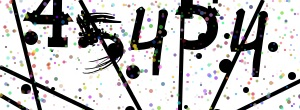
#> input picture second_bot/captcha (1).webp, 300 x 110 px; its folder holds only this picture in this run
$ python -i features_type1.py   (imports and definitions only)
#> lines starting #> are read from the running program, lines starting #| are printed output that depends on the picture; after the words box and inside, x2 and y2 are one past the last pixel; in counts of white or black regions, pixels touching at a corner belong together
"""Type1 OCR segmentation and compact shift-tolerant feature extraction."""
from __future__ import annotations

import csv
from pathlib import Path
from typing import Any

import numpy as np
from PIL import Image, ImageFilter, ImageOps

IMAGE_SIZE = (300, 110)
CANVAS_SIZE = (28, 28)
CONTENT_SIZE = (24, 24)  # two-pixel margin
BASE_FEATURE_LENGTH = 14 * 14 + 20 + 20 + 16 + 3
GRADIENT_FEATURE_LENGTH = 4 * 6 * 6
TOPOLOGICAL_FEATURE_LENGTH = 16
FEATURE_LENGTH = BASE_FEATURE_LENGTH + GRADIENT_FEATURE_LENGTH + TOPOLOGICAL_FEATURE_LENGTH


def box_sum_7x7(mask: np.ndarray) -> np.ndarray:
    padded = np.pad(mask.astype(np.uint8), ((3, 3), (3, 3)), constant_values=0)
    integral = np.pad(padded, ((1, 0), (1, 0)), constant_values=0).cumsum(0).cumsum(1)
    return integral[7:, 7:] - integral[:-7, 7:] - integral[7:, :-7] + integral[:-7, :-7]


def _line_candidates_half(mask: np.ndarray) -> np.ndarray:
    """Find long line pixels on a 150x55 mask using the fixed 18-angle sweep."""
    ys, xs = np.nonzero(mask)
    if len(xs) < 8:
        return np.zeros_like(mask, dtype=bool)
    xf, yf = xs.astype(np.float32), ys.astype(np.float32)
    candidates = np.zeros(len(xs), dtype=bool)
    for angle in range(0, 180, 10):
        theta = np.deg2rad(angle); ct, st = float(np.cos(theta)), float(np.sin(theta))
        rho = xf * ct + yf * st; bins = np.rint(rho).astype(np.int32)
        b = bins - int(bins.min()); counts = np.bincount(b); active = np.flatnonzero(counts >= 8)
        if not len(active): continue
        if len(active) > 2: active = active[np.argsort(counts[active])[-2:]]
        t = -xf * st + yf * ct
        for bin_index in active:
            selected = b == bin_index; values = t[selected]
            if float(values.max() - values.min()) < 40.0: continue
            center = float(np.median(rho[selected])); t0, t1 = float(values.min()) - 1.0, float(values.max()) + 1.0
            offsets = np.linspace(-1.0, 1.0, 9, dtype=np.float32)[:, None]
            near = ((np.abs(rho[None, :] - center - offsets) <= 0.75) & (t[None, :] >= t0) & (t[None, :] <= t1))
            candidates |= near.any(axis=0)
    result = np.zeros_like(mask, dtype=bool); result[ys[candidates], xs[candidates]] = True
    return result


def remove_long_straight_lines(mask: np.ndarray) -> np.ndarray:
    """Detect lines at half resolution, then apply the full-resolution density guard."""
    mask = np.asarray(mask, dtype=bool)
    small_image = Image.fromarray((mask.astype(np.uint8) * 255), mode="L").resize((150, 55), Image.Resampling.NEAREST)
    small_candidates = _line_candidates_half(np.asarray(small_image, dtype=np.uint8) > 0)
    full_candidates = np.asarray(Image.fromarray((small_candidates.astype(np.uint8) * 255), mode="L").resize(mask.shape[::-1], Image.Resampling.BILINEAR), dtype=np.uint8) >= 127
    ys, xs = np.nonzero(mask)
    if not len(xs): return mask.copy()
    density = box_sum_7x7(mask) / 49.0
    result = mask.copy(); remove = full_candidates[ys, xs] & (density[ys, xs] < 0.72)
    result[ys[remove], xs[remove]] = False
    return result


remove_long_lines = remove_long_straight_lines


def _column_projection(mask: np.ndarray) -> np.ndarray:
    h = mask.shape[0]
    y0, y1 = int(round(0.22 * h)), int(round(0.78 * h))
    return mask[y0:y1].sum(axis=0).astype(np.float32)


def find_dividers(mask: np.ndarray) -> list[int]:
    """Globally optimize four cuts for five 24..68px slots by vectorized DP."""
    h, w = mask.shape
    projection = _column_projection(mask)
    lower, upper = int(np.ceil(0.04 * w)), int(np.floor(0.96 * w))
    cut_cost = np.zeros(w + 1, dtype=np.float32)
    cut_cost[1:w] = (projection[:-1] + projection[1:]) / max(1.0, 2.0 * h)
    dp = np.full((5, w + 1), np.inf, dtype=np.float64)
    previous = np.full((5, w + 1), -1, dtype=np.int16)
    dp[1, 24:min(68, upper) + 1] = cut_cost[24:min(68, upper) + 1]
    starts = np.arange(w + 1)[:, None]
    ends = np.arange(w + 1)[None, :]
    slot_valid = (ends - starts >= 24) & (ends - starts <= 68)
    for completed in range(2, 5):
        valid = slot_valid.copy()
        if completed == 2:
            valid &= starts >= lower
        valid &= (ends >= lower) & (ends <= upper)
        values = dp[completed - 1, :, None] + cut_cost[None, :]
        values = np.where(valid, values, np.inf)
        previous[completed] = np.argmin(values, axis=0).astype(np.int16)
        dp[completed] = values.min(axis=0)
    choices = [(dp[4, c], c) for c in range(lower, upper + 1)
               if 24 <= w - c <= 68 and np.isfinite(dp[4, c])]
    if not choices:
        return [round(w * i / 5) for i in range(1, 5)]
    _, last = min(choices, key=lambda item: (item[0], abs(item[1] - 0.8 * w)))
    cuts = [last]
    for completed in range(4, 1, -1):
        cuts.append(int(previous[completed, cuts[-1]]))
    return sorted(cuts)


def tight_digit_crop(mask: np.ndarray, x0: int, x1: int) -> np.ndarray:
    """Tight crop using row-span continuity; never hard-clips tall glyphs."""
    h, _ = mask.shape; slot = np.asarray(mask[:, x0:x1], dtype=bool)
    if not slot.any(): return np.full((1, 1), 255, dtype=np.uint8)
    row_active = slot.any(axis=1); active_rows = np.flatnonzero(row_active)
    if not len(active_rows): return np.full((1, 1), 255, dtype=np.uint8)
    # Merge row runs separated by at most two empty rows, then select the run
    # intersecting the central anchor band. Detached circles separated by >=3
    # empty rows therefore disappear without removing tall digit strokes.
    gaps = np.flatnonzero(np.diff(active_rows) >= 4) + 1
    runs = np.split(active_rows, gaps)
    anchor_top, anchor_bottom = int(round(0.25 * h)), int(round(0.75 * h))
    overlapping = [run for run in runs if run[0] < anchor_bottom and run[-1] + 1 > anchor_top]
    chosen = max(overlapping or runs, key=len)
    top, bottom = int(chosen[0]), int(chosen[-1]) + 1
    kept = slot[top:bottom]
    ys, xs = np.nonzero(kept)
    if not len(xs): return np.full((1, 1), 255, dtype=np.uint8)
    left, right = max(0, int(xs.min()) - 2), min(slot.shape[1], int(xs.max()) + 3)
    top_pad, bottom_pad = max(0, top - 2), min(h, bottom + 2)
    return np.where(slot[top_pad:bottom_pad, left:right], 0, 255).astype(np.uint8)


def segment_type1_image(image: Image.Image) -> list[Image.Image]:
    image = ImageOps.exif_transpose(image).convert("RGB")
    if image.size != IMAGE_SIZE:
        raise ValueError(f"Type1 segmentation requires {IMAGE_SIZE[0]}x{IMAGE_SIZE[1]}, got {image.size}")
    cleaned = remove_long_straight_lines(np.mean(np.asarray(image, dtype=np.uint8), axis=2) < 115)
    cuts = [0, *find_dividers(cleaned), cleaned.shape[1]]
    return [Image.fromarray(tight_digit_crop(cleaned, cuts[i], cuts[i + 1]), mode="L") for i in range(5)]


# [66 lines left out: functions _line_features, prepare_crop, _directional_gradients, features_from_canvas, not called in this run]


def extract_features(crop: Image.Image) -> np.ndarray:
    return features_from_canvas(*prepare_crop(crop))


# [41 lines left out: functions augment_canvas_features, load_labeled_crops, not called in this run]

>>> from PIL import Image
>>> picture = Image.open('../captcha (1).webp')
#> picture is the input picture: PIL image 300x110 RGB; mean R, G, B 186.9, 186.3, 185.8
>>> result = segment_type1_image(picture)
#> in remove_long_straight_lines, `mask = np.asarray(mask, dtype=bool)`:
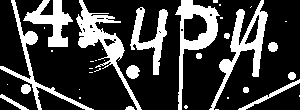
#> mask: shape (110, 300) bool; 24.8% white; 37 white regions (21 under 20 px), largest, box (x1, y1, x2, y2) and area: (76, 0, 142, 110) 1506, (209, 0, 268, 110) 1481, (175, 0, 220, 110) 1387
#> in _line_candidates_half, `ys, xs = np.nonzero(mask)`: ys = 2052 values from 0 to 54; xs = 2052 values, max 149 at index 1723, min 0 at index 1542, mean 70.9
#> in _line_candidates_half, `xf, yf = xs.astype(np.float32), ys.astype(np.float32)`: xf has the same summary as xs; yf = 2052 values from 0 to 54
#> the loop in _line_candidates_half, `for angle in range(0, 180, 10):` made 18 passes
#> active on passes 1 to 8: [129, 90], [125, 126], [112, 113], [113, 110], [69, 68], [39, 37], [51, 64], [52, 53]
#> in remove_long_straight_lines, `ys, xs = np.nonzero(mask)`: ys = 8170 values from 0 to 109; xs = 8170 values, max 299 at index 6875, min 0 at index 6122, mean 143.4
#> in remove_long_straight_lines, `result[ys[remove], xs[remove]] = False`:
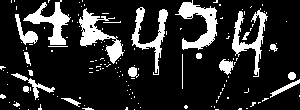
#> result: shape (110, 300) bool; 16.7% white; 146 white regions (124 under 20 px), largest, box (x1, y1, x2, y2) and area: (175, 0, 218, 50) 878, (79, 8, 124, 64) 865, (23, 0, 71, 45) 729
#> in find_dividers, `projection = _column_projection(mask)`: projection = 300 values, max 42 at index 182, min 0 at index 6, mean 10.98
#> after the loop in find_dividers, `for completed in range(2, 5):`:
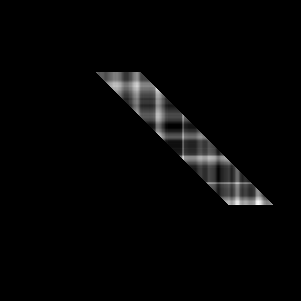
#> values: shape (301, 301) float64; 93.39% of the values are NaN or infinite; the others: min 0.00455, max 0.727, mean 0.253; drawn with min black, max white, NaN and infinite black
#> in segment_type1_image, `cuts = [0, *find_dividers(cleaned), cleaned.shape[1]]`: cuts = [0, 68, 125, 181, 249, 300]
#> in tight_digit_crop, `active_rows = np.flatnonzero(row_active)`: active_rows = 109 values from 0 to 109
#> in tight_digit_crop, `gaps = np.flatnonzero(np.diff(active_rows) >= 4) + 1`: gaps = empty array
#> in tight_digit_crop, `runs = np.split(active_rows, gaps)`: runs = 1 item
#> in tight_digit_crop, `chosen = max(overlapping or runs, key=len)`: chosen = 109 values from 0 to 109
#> in tight_digit_crop, `top, bottom = int(chosen[0]), int(chosen[-1]) + 1`: top = 0; bottom = 110
#> in tight_digit_crop, `ys, xs = np.nonzero(kept)`: ys = 1437 values from 0 to 109; xs = 1437 values, max 67 at index 244, min 0 at index 1069, mean 40
#> in tight_digit_crop, `left, right = max(0, int(xs.min()) - 2), min(slot.shape[1], int(xs.max..`: left = 0; right = 68
#> in tight_digit_crop, `top_pad, bottom_pad = max(0, top - 2), min(h, bottom + 2)`: top_pad = 0; bottom_pad = 110
#> call 4 of tight_digit_crop, with x0 = 181, x1 = 249
#> in tight_digit_crop (call 4), `slot = np.asarray(mask[:, x0:x1], dtype=bool)`:
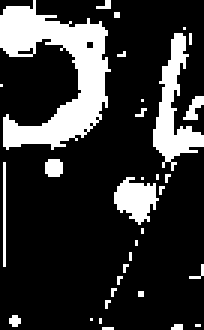
#> slot: shape (110, 68) bool (shown 3 times larger); 20.2% white; 33 white regions (27 under 20 px), largest, box (x1, y1, x2, y2) and area: (0, 0, 37, 50) 859, (51, 11, 68, 57) 304, (38, 59, 53, 75) 148, (1, 54, 2, 89) 35, (15, 53, 21, 59) 32, (61, 32, 68, 40) 29
#> in tight_digit_crop (call 4), `active_rows = np.flatnonzero(row_active)`: active_rows = 106 values from 0 to 109
#> in tight_digit_crop (call 4), `gaps = np.flatnonzero(np.diff(active_rows) >= 4) + 1`: gaps = empty array
#> in tight_digit_crop (call 4), `runs = np.split(active_rows, gaps)`: runs = 1 item
#> in tight_digit_crop (call 4), `chosen = max(overlapping or runs, key=len)`: chosen = 106 values from 0 to 109
#> in tight_digit_crop (call 4), `top, bottom = int(chosen[0]), int(chosen[-1]) + 1`: top = 0; bottom = 110
#> in tight_digit_crop (call 4), `ys, xs = np.nonzero(kept)`: ys = 1511 values from 0 to 109; xs = 1511 values, max 67 at index 684, min 0 at index 44, mean 31.1
#> in tight_digit_crop (call 4), `left, right = max(0, int(xs.min()) - 2), min(slot.shape[1], int(xs.max..`: right = 68
#> in tight_digit_crop (call 4), `top_pad, bottom_pad = max(0, top - 2), min(h, bottom + 2)`: top_pad = 0; bottom_pad = 110
#> in tight_digit_crop (call 5), `slot = np.asarray(mask[:, x0:x1], dtype=bool)`:
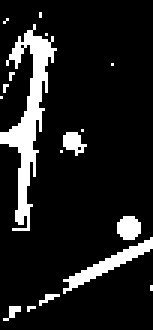
#> slot: shape (110, 51) bool (shown 3 times larger); 12% white; 17 white regions (13 under 20 px), largest, box (x1, y1, x2, y2) and area: (0, 8, 19, 77) 405, (21, 79, 51, 98) 128, (39, 72, 47, 80) 52, (21, 44, 29, 52) 39
#> in tight_digit_crop (call 5), `active_rows = np.flatnonzero(row_active)`: active_rows = 103 values from 4 to 106
#> in tight_digit_crop (call 5), `top, bottom = int(chosen[0]), int(chosen[-1]) + 1`: top = 4; bottom = 107
#> in tight_digit_crop (call 5), `kept = slot[top:bottom]`:
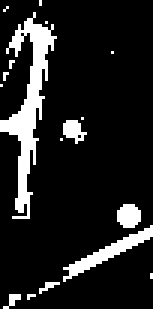
#> kept: shape (103, 51) bool (shown 3 times larger); 12.8% white; 17 white regions (13 under 20 px), largest, box (x1, y1, x2, y2) and area: (0, 4, 19, 73) 405, (21, 75, 51, 94) 128, (39, 68, 47, 76) 52, (21, 40, 29, 48) 39
#> in tight_digit_crop (call 5), `ys, xs = np.nonzero(kept)`: ys = 673 values from 0 to 102; xs = 673 values, max 50 at index 513, min 0 at index 172, mean 17.75
#> in tight_digit_crop (call 5), `left, right = max(0, int(xs.min()) - 2), min(slot.shape[1], int(xs.max..`: right = 51
#> in tight_digit_crop (call 5), `top_pad, bottom_pad = max(0, top - 2), min(h, bottom + 2)`: top_pad = 2; bottom_pad = 109
#> in tight_digit_crop (call 5), `return np.where(slot[top_pad:bottom_pad, left:right], 0, 255).astype(n..`:
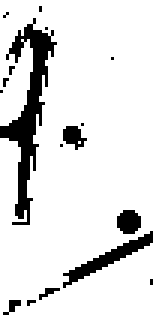
#> returned value: shape (107, 51) (shown 3 times larger); 87.7% white; 17 black regions (13 under 20 px), largest, box (x1, y1, x2, y2) and area: (0, 6, 19, 75) 405, (21, 77, 51, 96) 128, (39, 70, 47, 78) 52, (21, 42, 29, 50) 39
#> result = 5 items

$ run again, on second_bot/captcha (2).webp
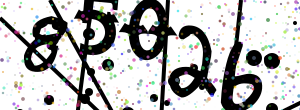
#> input picture second_bot/captcha (2).webp, 300 x 110 px
#> picture is the input picture: PIL image 300x110 RGB; mean R, G, B 181.1, 181, 180.8
#> small_image: PIL image 150x55 L; 27.6% white; 16 white regions (9 under 20 px), largest, box (x1, y1, x2, y2) and area: (0, 0, 59, 55) 899, (59, 0, 88, 55) 464, (110, 0, 131, 55) 357
#> in _line_candidates_half, `ys, xs = np.nonzero(mask)`: ys = 2277 values from 0 to 54; xs = 2277 values, max 149 at index 2135, min 0 at index 231, mean 72.18
#> xf has the same summary as xs; yf = 2277 values from 0 to 54
#> the loop in _line_candidates_half, `for angle in range(0, 180, 10):` made 18 passes
#> active on passes 1 to 8: [43, 81], [117, 118], [51, 52], [58, 57], [58, 51], [43, 42], [31, 36], [31, 64]
#> small_candidates: shape (55, 150) bool; 23.3% white; 24 white regions (14 under 20 px), largest, box (x1, y1, x2, y2) and area: (16, 0, 59, 55) 490, (59, 0, 88, 55) 442, (110, 0, 131, 55) 288
#> full_candidates: shape (110, 300) bool; 23.3% white; 24 white regions (2 under 20 px), largest, box (x1, y1, x2, y2) and area: (32, 0, 118, 110) 1960, (118, 0, 176, 110) 1768, (220, 0, 262, 110) 1152
#> in remove_long_straight_lines, `ys, xs = np.nonzero(mask)`: ys = 9095 values from 0 to 109; xs = 9095 values, max 299 at index 8546, min 0 at index 1071, mean 145.3
#> padded: shape (116, 306); values 0 (black) and 1 (white), 25.6% white; 17 white regions (5 under 20 px), largest, box (x1, y1, x2, y2) and area: (3, 3, 121, 113) 3592, (122, 3, 180, 113) 1870, (224, 3, 265, 113) 1432
#> in remove_long_straight_lines, `result[ys[remove], xs[remove]] = False`:
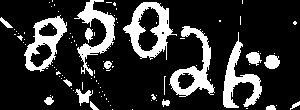
#> result: shape (110, 300) bool; 19.4% white; 100 white regions (82 under 20 px), largest, box (x1, y1, x2, y2) and area: (123, 2, 177, 60) 1252, (169, 26, 215, 97) 1096, (223, 32, 262, 108) 1011
#> projection = 300 values, max 51 at index 204, min 0 at index 0, mean 14.16
#> in segment_type1_image, `cuts = [0, *find_dividers(cleaned), cleaned.shape[1]]`: cuts = [0, 68, 116, 180, 244, 300]
#> slot: shape (110, 68) bool; 15.4% white; 28 white regions (25 under 20 px), largest, box (x1, y1, x2, y2) and area: (24, 15, 67, 72) 967, (44, 96, 54, 105) 56, (0, 17, 13, 28) 55
#> active_rows = 87 values from 0 to 104
#> gaps = [6, 7, 77]
#> runs = 4 items
#> overlapping = 1 item
#> chosen = 70 values from 15 to 84
#> top = 15; bottom = 85
#> kept: shape (70, 68) bool; 22.8% white; 21 white regions (19 under 20 px), largest, box (x1, y1, x2, y2) and area: (24, 0, 67, 57) 967, (0, 2, 13, 13) 55
#> in tight_digit_crop, `ys, xs = np.nonzero(kept)`: ys = 1085 values from 0 to 69; xs = 1085 values, max 67 at index 1074, min 0 at index 9, mean 42.65
#> left = 0; right = 68
#> top_pad = 13; bottom_pad = 87
#> slot: shape (110, 48) bool; 26.2% white; 40 white regions (35 under 20 px), largest, box (x1, y1, x2, y2) and area: (6, 0, 47, 76) 992, (7, 89, 25, 106) 138, (17, 28, 25, 43) 77, (36, 61, 44, 69) 46, (22, 101, 31, 110) 39
#> slot: shape (110, 64) bool; 21.5% white; 16 white regions (12 under 20 px), largest, box (x1, y1, x2, y2) and area: (7, 2, 61, 60) 1252, (53, 69, 64, 95) 173, (46, 99, 54, 107) 41, (48, 76, 50, 95) 20
#> kept: shape (58, 64) bool; 34% white; 7 white regions (6 under 20 px), largest, box (x1, y1, x2, y2) and area: (7, 0, 61, 58) 1252
#> slot: shape (110, 64) bool; 23.2% white; 9 white regions (7 under 20 px), largest, box (x1, y1, x2, y2) and area: (0, 26, 35, 97) 922, (43, 32, 64, 108) 684
#> kept: shape (92, 64) bool; 27.6% white; 8 white regions (6 under 20 px), largest, box (x1, y1, x2, y2) and area: (0, 10, 35, 81) 922, (43, 16, 64, 92) 684
#> slot: shape (110, 56) bool; 11.9% white; 12 white regions (7 under 20 px), largest, box (x1, y1, x2, y2) and area: (0, 74, 18, 107) 326, (20, 55, 36, 69) 169, (2, 52, 18, 66) 140, (22, 105, 32, 110) 41, (46, 101, 56, 110) 35
#> active_rows = 58 values from 21 to 109
#> gaps = [4, 22]
#> runs = 3 items
#> overlapping = 2 items
#> chosen = 36 values from 74 to 109
#> top = 74; bottom = 110
#> kept: shape (36, 56) bool; 20.1% white; 5 white regions (2 under 20 px), largest, box (x1, y1, x2, y2) and area: (0, 0, 18, 33) 326, (22, 31, 32, 36) 41, (46, 27, 56, 36) 35
#> in tight_digit_crop (call 5), `ys, xs = np.nonzero(kept)`: ys = 405 values from 0 to 35; xs = 405 values, max 55 at index 287, min 0 at index 9, mean 14.21
#> right = 56
#> top_pad = 72
#> in tight_digit_crop (call 5), `return np.where(slot[top_pad:bottom_pad, left:right], 0, 255).astype(n..`:
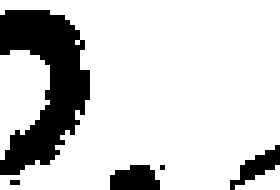
#> returned value: shape (38, 56) (shown 5 times larger); 81% white; 5 black regions (2 under 20 px), largest, box (x1, y1, x2, y2) and area: (0, 2, 18, 35) 326, (22, 33, 32, 38) 41, (46, 29, 56, 38) 35
#> `result = segment_type1_image(picture)`: result = 5 items
